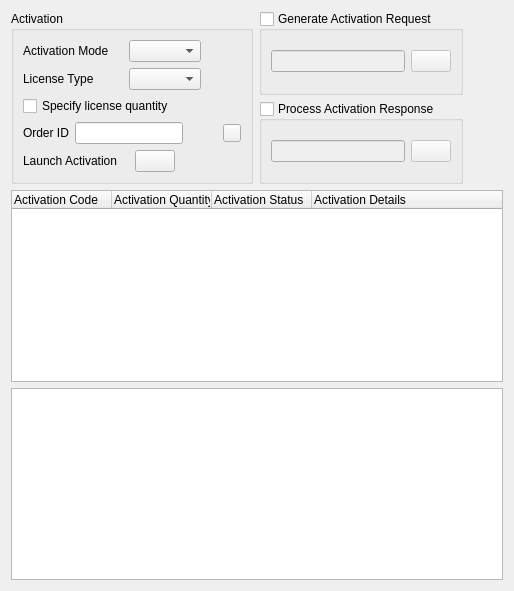
      <widget class="QWidget" name="mActivation">
       <attribute name="title">
        <string>Activation</string>
       </attribute>
       <attribute name="toolTip">
        <string>License Activation</string>
       </attribute>
       <layout class="QGridLayout" name="gridLayout_13">
        <item row="0" column="0">
         <layout class="QHBoxLayout" name="horizontalLayout_21">
          <item>
           <widget class="QGroupBox" name="groupBox_2">
            <property name="title">
             <string>Activation</string>
            </property>
            <layout class="QGridLayout" name="gridLayout_12">
             <item row="0" column="0">
              <layout class="QHBoxLayout" name="horizontalLayout_17">
               <item>
                <widget class="QLabel" name="mActivationModeLabel">
                 <property name="sizePolicy">
                  <sizepolicy hsizetype="Expanding" vsizetype="Preferred">
                   <horstretch>0</horstretch>
                   <verstretch>0</verstretch>
                  </sizepolicy>
                 </property>
                 <property name="text">
                  <string>Activation Mode</string>
                 </property>
                 <property name="scaledContents">
                  <bool>true</bool>
                 </property>
                 <property name="indent">
                  <number>-1</number>
                 </property>
                </widget>
               </item>
               <item>
                <layout class="QHBoxLayout" name="horizontalLayout_5">
                 <item>
                  <widget class="QComboBox" name="mActivationModeCombo">
                   <property name="sizePolicy">
                    <sizepolicy hsizetype="MinimumExpanding" vsizetype="Fixed">
                     <horstretch>0</horstretch>
                     <verstretch>0</verstretch>
                    </sizepolicy>
                   </property>
                   <property name="sizeAdjustPolicy">
                    <enum>QComboBox::AdjustToContents</enum>
                   </property>
                   <property name="frame">
                    <bool>true</bool>
                   </property>
                  </widget>
                 </item>
                 <item>
                  <spacer name="horizontalSpacer_2">
                   <property name="orientation">
                    <enum>Qt::Horizontal</enum>
                   </property>
                   <property name="sizeType">
                    <enum>QSizePolicy::Minimum</enum>
                   </property>
                   <property name="sizeHint" stdset="0">
                    <size>
                     <width>40</width>
                     <height>20</height>
                    </size>
                   </property>
                  </spacer>
                 </item>
                </layout>
               </item>
              </layout>
             </item>
             <item row="1" column="0">
              <layout class="QHBoxLayout" name="horizontalLayout_18">
               <item>
                <widget class="QLabel" name="label_5">
                 <property name="sizePolicy">
                  <sizepolicy hsizetype="Expanding" vsizetype="Preferred">
                   <horstretch>0</horstretch>
                   <verstretch>0</verstretch>
                  </sizepolicy>
                 </property>
                 <property name="text">
                  <string>License Type</string>
                 </property>
                 <property name="scaledContents">
                  <bool>true</bool>
                 </property>
                </widget>
               </item>
               <item>
                <layout class="QHBoxLayout" name="horizontalLayout_9">
                 <item>
                  <widget class="QComboBox" name="mActivationLicenseType">
                   <property name="sizePolicy">
                    <sizepolicy hsizetype="MinimumExpanding" vsizetype="Fixed">
                     <horstretch>0</horstretch>
                     <verstretch>0</verstretch>
                    </sizepolicy>
                   </property>
                   <property name="sizeAdjustPolicy">
                    <enum>QComboBox::AdjustToContents</enum>
                   </property>
                   <property name="frame">
                    <bool>true</bool>
                   </property>
                  </widget>
                 </item>
                 <item>
                  <spacer name="horizontalSpacer_8">
                   <property name="orientation">
                    <enum>Qt::Horizontal</enum>
                   </property>
                   <property name="sizeType">
                    <enum>QSizePolicy::Minimum</enum>
                   </property>
                   <property name="sizeHint" stdset="0">
                    <size>
                     <width>40</width>
                     <height>20</height>
                    </size>
                   </property>
                  </spacer>
                 </item>
                </layout>
               </item>
              </layout>
             </item>
             <item row="3" column="0">
              <layout class="QHBoxLayout" name="horizontalLayout_19">
               <item>
                <widget class="QLabel" name="label">
                 <property name="sizePolicy">
                  <sizepolicy hsizetype="Expanding" vsizetype="Preferred">
                   <horstretch>0</horstretch>
                   <verstretch>0</verstretch>
                  </sizepolicy>
                 </property>
                 <property name="text">
                  <string>Order ID</string>
                 </property>
                 <property name="scaledContents">
                  <bool>true</bool>
                 </property>
                </widget>
               </item>
               <item>
                <widget class="QWidget" name="mActKeyWidget" native="true">
                 <layout class="QGridLayout" name="mActKeyWidgetGridLayout">
                  <property name="leftMargin">
                   <number>0</number>
                  </property>
                  <property name="topMargin">
                   <number>0</number>
                  </property>
                  <property name="rightMargin">
                   <number>0</number>
                  </property>
                  <property name="bottomMargin">
                   <number>0</number>
                  </property>
                  <item row="0" column="0">
                   <widget class="QWidget" name="defaultKey" native="true">
                    <layout class="QHBoxLayout" name="horizontalLayout_10">
                     <property name="spacing">
                      <number>0</number>
                     </property>
                     <property name="leftMargin">
                      <number>0</number>
                     </property>
                     <property name="topMargin">
                      <number>0</number>
                     </property>
                     <property name="rightMargin">
                      <number>0</number>
                     </property>
                     <property name="bottomMargin">
                      <number>0</number>
                     </property>
                     <item>
                      <layout class="QHBoxLayout" name="horizontalLayout_8">
                       <item>
                        <widget class="QLineEdit" name="mActivationLicenseCode">
                         <property name="maxLength">
                          <number>32755</number>
                         </property>
                        </widget>
                       </item>
                       <item>
                        <spacer name="horizontalSpacer_9">
                         <property name="orientation">
                          <enum>Qt::Horizontal</enum>
                         </property>
                         <property name="sizeType">
                          <enum>QSizePolicy::Minimum</enum>
                         </property>
                         <property name="sizeHint" stdset="0">
                          <size>
                           <width>40</width>
                           <height>20</height>
                          </size>
                         </property>
                        </spacer>
                       </item>
                       <item>
                        <widget class="QPushButton" name="mAddKey">
                         <property name="sizePolicy">
                          <sizepolicy hsizetype="Fixed" vsizetype="Fixed">
                           <horstretch>16</horstretch>
                           <verstretch>16</verstretch>
                          </sizepolicy>
                         </property>
                         <property name="maximumSize">
                          <size>
                           <width>18</width>
                           <height>18</height>
                          </size>
                         </property>
                         <property name="text">
                          <string/>
                         </property>
                         <property name="icon">
                          <iconset resource="gsactutil.qrc">
                           <normaloff>:/gsacutil/icons/add.png</normaloff>:/gsacutil/icons/add.png</iconset>
                         </property>
                         <property name="flat">
                          <bool>false</bool>
                         </property>
                        </widget>
                       </item>
                      </layout>
                     </item>
                    </layout>
                   </widget>
                  </item>
                 </layout>
                </widget>
               </item>
              </layout>
             </item>
             <item row="4" column="0">
              <layout class="QHBoxLayout" name="horizontalLayout_20">
               <item>
                <widget class="QLabel" name="label_9">
                 <property name="sizePolicy">
                  <sizepolicy hsizetype="Expanding" vsizetype="Preferred">
                   <horstretch>0</horstretch>
                   <verstretch>0</verstretch>
                  </sizepolicy>
                 </property>
                 <property name="text">
                  <string>Launch Activation</string>
                 </property>
                 <property name="scaledContents">
                  <bool>true</bool>
                 </property>
                 <property name="alignment">
                  <set>Qt::AlignLeading|Qt::AlignLeft|Qt::AlignVCenter</set>
                 </property>
                </widget>
               </item>
               <item>
                <layout class="QHBoxLayout" name="horizontalLayout_11">
                 <item>
                  <layout class="QHBoxLayout" name="horizontalLayout_2">
                   <item>
                    <widget class="QPushButton" name="mActivateLicense">
                     <property name="sizePolicy">
                      <sizepolicy hsizetype="Minimum" vsizetype="Minimum">
                       <horstretch>0</horstretch>
                       <verstretch>0</verstretch>
                      </sizepolicy>
                     </property>
                     <property name="toolTip">
                      <string>License activation</string>
                     </property>
                     <property name="text">
                      <string/>
                     </property>
                     <property name="icon">
                      <iconset resource="gsactutil.qrc">
                       <normaloff>:/gsacutil/icons/activate_license.png</normaloff>:/gsacutil/icons/activate_license.png</iconset>
                     </property>
                     <property name="flat">
                      <bool>false</bool>
                     </property>
                    </widget>
                   </item>
                  </layout>
                 </item>
                 <item>
                  <spacer name="horizontalSpacer_10">
                   <property name="orientation">
                    <enum>Qt::Horizontal</enum>
                   </property>
                   <property name="sizeType">
                    <enum>QSizePolicy::Expanding</enum>
                   </property>
                   <property name="sizeHint" stdset="0">
                    <size>
                     <width>40</width>
                     <height>20</height>
                    </size>
                   </property>
                  </spacer>
                 </item>
                </layout>
               </item>
              </layout>
             </item>
             <item row="2" column="0">
              <widget class="QCheckBox" name="mSpecifyQuantityLicense">
               <property name="text">
                <string>Specify license quantity</string>
               </property>
               <property name="tristate">
                <bool>false</bool>
               </property>
              </widget>
             </item>
            </layout>
           </widget>
          </item>
          <item>
           <layout class="QVBoxLayout" name="verticalLayout">
            <item>
             <widget class="QGroupBox" name="mActivationReqGB">
              <property name="sizePolicy">
               <sizepolicy hsizetype="Expanding" vsizetype="Preferred">
                <horstretch>0</horstretch>
                <verstretch>0</verstretch>
               </sizepolicy>
              </property>
              <property name="title">
               <string>Generate Activation Request</string>
              </property>
              <property name="checkable">
               <bool>true</bool>
              </property>
              <property name="checked">
               <bool>false</bool>
              </property>
              <layout class="QGridLayout" name="gridLayout_3">
               <item row="0" column="0">
                <layout class="QHBoxLayout" name="horizontalLayout_4">
                 <item>
                  <widget class="QLineEdit" name="mActiveReqFile">
                   <property name="sizePolicy">
                    <sizepolicy hsizetype="Expanding" vsizetype="Fixed">
                     <horstretch>0</horstretch>
                     <verstretch>0</verstretch>
                    </sizepolicy>
                   </property>
                   <property name="readOnly">
                    <bool>true</bool>
                   </property>
                  </widget>
                 </item>
                 <item>
                  <widget class="QPushButton" name="mGenActiveReqFile">
                   <property name="text">
                    <string/>
                   </property>
                   <property name="icon">
                    <iconset resource="gsactutil.qrc">
                     <normaloff>:/gsacutil/icons/gen_act.png</normaloff>:/gsacutil/icons/gen_act.png</iconset>
                   </property>
                  </widget>
                 </item>
                </layout>
               </item>
              </layout>
             </widget>
            </item>
            <item>
             <widget class="QGroupBox" name="mActivationRspGB">
              <property name="sizePolicy">
               <sizepolicy hsizetype="Expanding" vsizetype="Minimum">
                <horstretch>0</horstretch>
                <verstretch>0</verstretch>
               </sizepolicy>
              </property>
              <property name="title">
               <string>Process Activation Response</string>
              </property>
              <property name="checkable">
               <bool>true</bool>
              </property>
              <property name="checked">
               <bool>false</bool>
              </property>
              <layout class="QGridLayout" name="gridLayout_11">
               <item row="0" column="0">
                <layout class="QHBoxLayout" name="horizontalLayout_16">
                 <item>
                  <widget class="QLineEdit" name="mActiveRspFile">
                   <property name="readOnly">
                    <bool>true</bool>
                   </property>
                  </widget>
                 </item>
                 <item>
                  <widget class="QPushButton" name="mRdActiveRspFile">
                   <property name="text">
                    <string/>
                   </property>
                   <property name="icon">
                    <iconset resource="gsactutil.qrc">
                     <normaloff>:/gsacutil/icons/process_act.png</normaloff>:/gsacutil/icons/process_act.png</iconset>
                   </property>
                  </widget>
                 </item>
                </layout>
               </item>
              </layout>
             </widget>
            </item>
           </layout>
          </item>
          <item>
           <spacer name="horizontalSpacer_13">
            <property name="orientation">
             <enum>Qt::Horizontal</enum>
            </property>
            <property name="sizeHint" stdset="0">
             <size>
              <width>40</width>
              <height>20</height>
             </size>
            </property>
           </spacer>
          </item>
         </layout>
        </item>
        <item row="1" column="0">
         <layout class="QVBoxLayout" name="verticalLayout_5">
          <item>
           <widget class="QTreeWidget" name="mActivationTreeWidget">
            <column>
             <property name="text">
              <string>Activation Code</string>
             </property>
            </column>
            <column>
             <property name="text">
              <string>Activation Quantity</string>
             </property>
            </column>
            <column>
             <property name="text">
              <string>Activation Status</string>
             </property>
            </column>
            <column>
             <property name="text">
              <string>Activation Details</string>
             </property>
            </column>
           </widget>
          </item>
          <item>
           <widget class="QTextEdit" name="mActivationView">
            <property name="readOnly">
             <bool>true</bool>
            </property>
           </widget>
          </item>
         </layout>
        </item>
       </layout>
      </widget>
